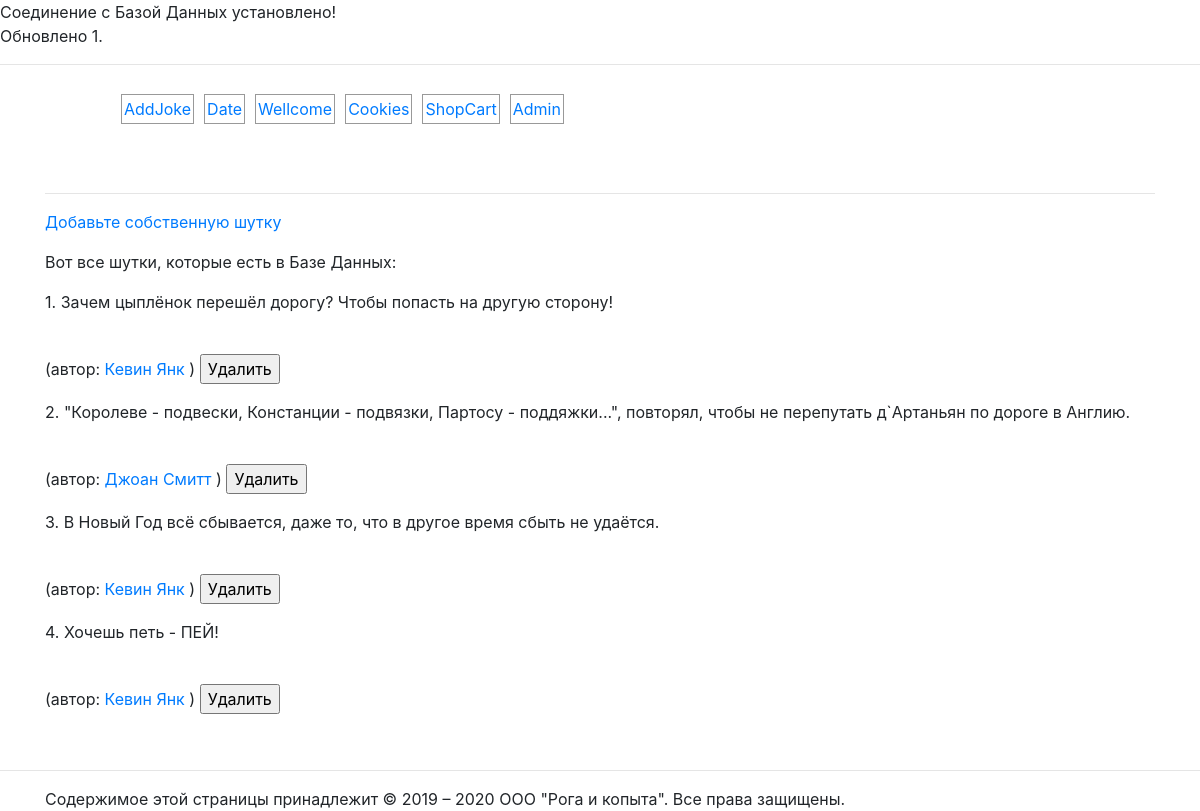
The app's page /addjoke/index.php, older data.
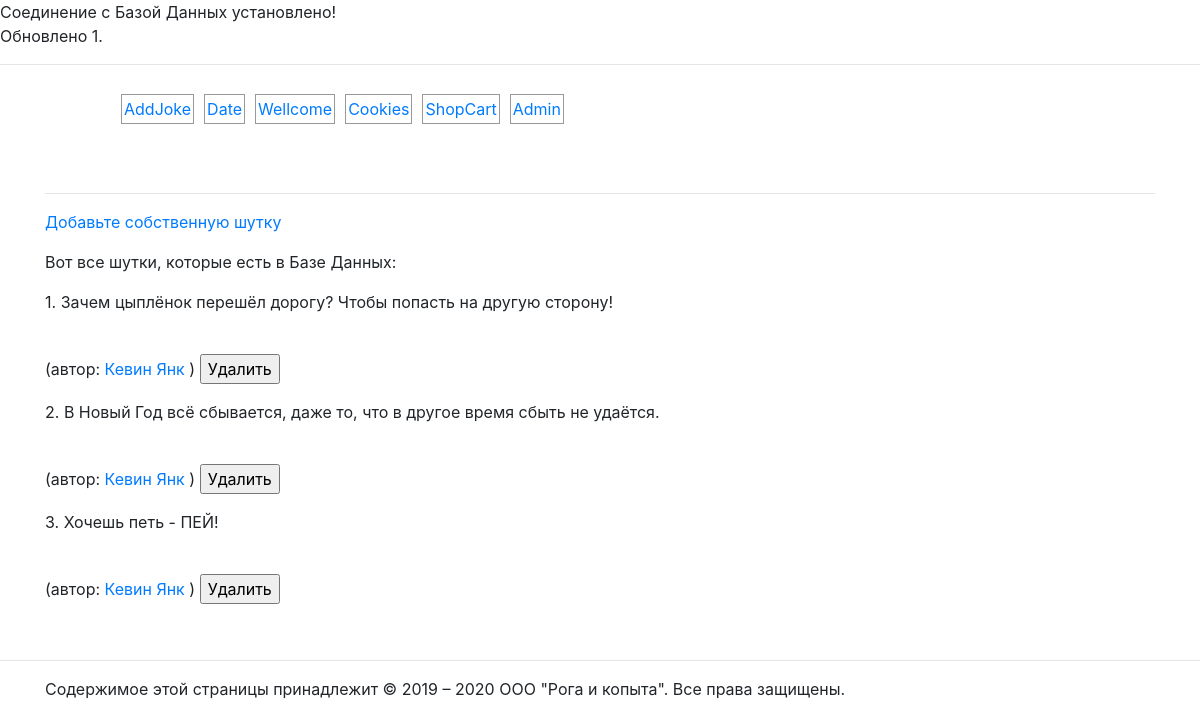
The same page, newer data.
### tables this page shows
CREATE TABLE `jokes` (
  `id` int(11) NOT NULL,
  `joketext` text,
  `jokedate` date NOT NULL,
  `author_id` int(11) NOT NULL
);

### includes/helpers.inc.php (the view)
<?php
function html($text){
    return htmlspecialchars($text, ENT_QUOTES, 'UTF-8');
}
function htmlout($text){
    echo html($text);
}
function markdown2html($text){
    $text = htmlout($text);
    $text = preg_replace('/__(.+?)__/s', '<em>$1</em>', $text);
    $text = preg_replace('/\*\*(.+?)\*\*/s', '<em>$1</em>', $text);
    $text = preg_replace('/_(.+?)_/s', '<em>$1</em>', $text);
    $text = preg_replace('/\*(.+?)\*/s', '<em>$1</em>', $text);
    $text = preg_replace('/\n\r/', "\n", $text);
    $text = preg_replace('/n\r/', "\n", $text);
    $text = '<p>' . preg_replace('/\n\n/', '<p></p>', $text) . '</p>';
    $text = preg_replace('/\n/', '<br>', $text);
    $text = preg_replace('/\[([^\]]+)]\(([-a-z0-9._~:\/?#@!$&`()*+,;=%]+)\)/i',
            '<a href="$2">$1</a>', $text);
    return $text;
}
function markdownout($text){
    echo markdown2html($text);
}

### addjoke/index.php (shortened to what this page needs)
<?php
    include $_SERVER['DOCUMENT_ROOT'] . '/includes/db.inc.php';
    try{
        $sql = 'SELECT id, joketext, author_name, author_email ' .
            'FROM jokes INNER JOIN author ' .
            'ON jokes.author_id = author.author_id';
        $result = $pdo->query($sql);
    }catch (PDOException $e){
        $error = 'Ошибка при извлечении шуток' . $e->getMessage();
        include 'error.html.php';
        exit();
    }
    try{
        $sql = "UPDATE jokes SET jokedate = '2012-04-01' " .
            "WHERE joketext LIKE '%цыплёнок%'";
        $effected_rows = $pdo->exec($sql);
    }
    catch(PDOException $e){
        $error = 'Невозможно подключиться к серверу Баз Данных!' . $e->getMessage();
        include 'error.html.php';
        exit();
    }
    while ($row = $result->fetch()){
        $jokes[] = array(
            'id' => $row['id'],
            'text' => $row['joketext'],
            'auth_name' => $row['author_name'],
            'auth_email' => $row['author_email']);
    }
    $output = 'Соединение с Базой Данных установлено!<br>' .
        'Обновлено ' . $effected_rows . '.<br><hr>';
    include 'output.html.php';
    include 'jokes.html.php';

### addjoke/output.html.php (shortened to what this page needs)
<!doctype html>
<html lang="en">
    <head>
    </head>
    <body>
    <?php
         echo $output;
     ?>
    </body>
</html>

### addjoke/jokes.html.php (shortened to what this page needs)
<?php include_once $_SERVER['DOCUMENT_ROOT'] . '/includes/helpers.inc.php'; ?>
<!doctype html>
<html lang="ru">
    <head>
        <?php
        include $_SERVER['DOCUMENT_ROOT'] . '/assets/head.html.php';
        ?>
    </head>
    <body>
        <main class="container">
            <div class="row">
                <div class="col-md-12">
                    <div class="main">
                        <?php include $_SERVER['DOCUMENT_ROOT'] . '/assets/nav.html.php';?>
                        <p><a href="?addjoke">Добавьте собственную шутку</a></p>
                        <p>Вот все шутки, которые есть в Базе Данных:</p>
                        <?php foreach($jokes as $i => $joke): ?>
                            <form action="?delete_joke" method="post">
                                <blockquote>
                                    <p>
                                        <?php
                                            echo ++$i . '. ';
                                        ?>
                                        <br>
                                        (автор: <a href="mailto:<?php htmlout($joke['auth_email'])?>">
                                        </a>)
                                        <input type="submit" value="Удалить">
                                    </p>
                                </blockquote>
                            </form>
                        <?php endforeach; ?>
                    </div>
                </div>
            </div>
        </main>
        <br><hr>
        <footer>
            <?php include $_SERVER['DOCUMENT_ROOT'] . '/assets/footer.html.php'; ?>
        </footer>
    </body>
</html>

### assets/head.html.php (shortened to what this page needs)
<link rel="stylesheet" href="https://stackpath.bootstrapcdn.com/bootstrap/4.1.1/css/bootstrap.min.css" >

### assets/nav.html.php (shortened to what this page needs)
<header class="container">
    <div class="row">
        <div class="col-md-12">
            <div class="header">
                <nav class="navbar">
                    <ul>
                        <li><a href="<?php $_SERVER['DOCUMENT_ROOT'] ?>/addjoke/index.php">AddJoke</a></li>
                        <li><a href="<?php $_SERVER['DOCUMENT_ROOT'] ?>/date/today.php">Date</a></li>
                        <li><a href="<?php $_SERVER['DOCUMENT_ROOT'] ?>/wellcome/index.php">Wellcome</a></li>
                        <li><a href="<?php $_SERVER['DOCUMENT_ROOT'] ?>/cookiecounter/index.php">Cookies</a></li>
                        <li><a href="<?php $_SERVER['DOCUMENT_ROOT'] ?>/shopcart/index.php">ShopCart</a></li>
                        <li><a href="<?php $_SERVER['DOCUMENT_ROOT'] ?>/admin/index.php">Admin</a></li>
                    </ul>
                </nav>
            </div>
        </div>
    </div>
</header>
<br><hr>

### assets/footer.html.php
<div class="container">
    <div class="row">
        <div class="col-md-12">
            <div class="footer">
                Содержимое этой страницы принадлежит &copy; 2019 &ndash;
                <?php echo date('Y'); ?>
                ООО "Рога и копыта". Все права защищены.
            </div>
        </div>
    </div>
</div>

### assets/nav.html.php (style rules this page uses)
nav > ul { list-style-type: none; float: none; }
nav > ul > li { float: left; margin: 5px; padding: 2px; border: 1px solid #999; }

Row changes from the older to the newer data that the page shows:
removed jokes: joketext "\"Королеве - подвески, Констанции - подвязки, Партосу - поддяжки...\", повторял, чтобы не перепутать д`Артаньян по дороге в Англию. Джоан Смитт"
